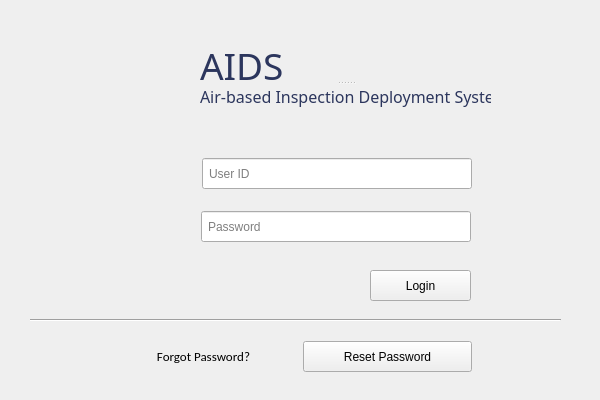
<?xml version="1.0" encoding="UTF-8"?>
<ui version="4.0">
 <class>MainWindow</class>
 <widget class="QMainWindow" name="MainWindow">
  <property name="geometry">
   <rect>
    <x>0</x>
    <y>0</y>
    <width>600</width>
    <height>400</height>
   </rect>
  </property>
  <property name="minimumSize">
   <size>
    <width>600</width>
    <height>400</height>
   </size>
  </property>
  <property name="maximumSize">
   <size>
    <width>600</width>
    <height>400</height>
   </size>
  </property>
  <property name="baseSize">
   <size>
    <width>600</width>
    <height>400</height>
   </size>
  </property>
  <property name="windowTitle">
   <string>AIDS Login</string>
  </property>
  <property name="windowIcon">
   <iconset>
    <normaloff>../Resources/logo_svg.svg</normaloff>../Resources/logo_svg.svg</iconset>
  </property>
  <widget class="QWidget" name="centralwidget">
   <widget class="QLabel" name="app_logo">
    <property name="geometry">
     <rect>
      <x>70</x>
      <y>20</y>
      <width>135</width>
      <height>114</height>
     </rect>
    </property>
    <property name="text">
     <string/>
    </property>
    <property name="pixmap">
     <pixmap>../Resources/aids_logo.png</pixmap>
    </property>
    <property name="alignment">
     <set>Qt::AlignCenter</set>
    </property>
   </widget>
   <widget class="Line" name="hline">
    <property name="geometry">
     <rect>
      <x>30</x>
      <y>310</y>
      <width>531</width>
      <height>20</height>
     </rect>
    </property>
    <property name="orientation">
     <enum>Qt::Horizontal</enum>
    </property>
   </widget>
   <widget class="QSplitter" name="splitter_2">
    <property name="geometry">
     <rect>
      <x>200</x>
      <y>40</y>
      <width>291</width>
      <height>68</height>
     </rect>
    </property>
    <property name="orientation">
     <enum>Qt::Vertical</enum>
    </property>
    <widget class="QLabel" name="aids_logo">
     <property name="font">
      <font>
       <family>Audiowide</family>
       <pointsize>28</pointsize>
       <kerning>true</kerning>
      </font>
     </property>
     <property name="text">
      <string>&lt;html&gt;&lt;head/&gt;&lt;body&gt;&lt;p&gt;&lt;span style=&quot; color:#2c365d;&quot;&gt;AIDS&lt;/span&gt;&lt;/p&gt;&lt;/body&gt;&lt;/html&gt;</string>
     </property>
    </widget>
    <widget class="QLabel" name="app_name">
     <property name="font">
      <font>
       <family>Barlow Medium</family>
       <pointsize>12</pointsize>
       <kerning>true</kerning>
      </font>
     </property>
     <property name="text">
      <string>&lt;html&gt;&lt;head/&gt;&lt;body&gt;&lt;p&gt;&lt;span style=&quot; color:#2c365d;&quot;&gt;Air-based Inspection Deployment System&lt;/span&gt;&lt;/p&gt;&lt;/body&gt;&lt;/html&gt;</string>
     </property>
    </widget>
   </widget>
   <widget class="QPushButton" name="btn_login">
    <property name="geometry">
     <rect>
      <x>370</x>
      <y>270</y>
      <width>101</width>
      <height>31</height>
     </rect>
    </property>
    <property name="font">
     <font>
      <family>Helvetica</family>
     </font>
    </property>
    <property name="text">
     <string>Login</string>
    </property>
   </widget>
   <widget class="QLabel" name="lbl_response">
    <property name="geometry">
     <rect>
      <x>156</x>
      <y>123</y>
      <width>311</width>
      <height>20</height>
     </rect>
    </property>
    <property name="sizePolicy">
     <sizepolicy hsizetype="Fixed" vsizetype="Fixed">
      <horstretch>5</horstretch>
      <verstretch>5</verstretch>
     </sizepolicy>
    </property>
    <property name="minimumSize">
     <size>
      <width>311</width>
      <height>20</height>
     </size>
    </property>
    <property name="maximumSize">
     <size>
      <width>311</width>
      <height>20</height>
     </size>
    </property>
    <property name="baseSize">
     <size>
      <width>5</width>
      <height>0</height>
     </size>
    </property>
    <property name="font">
     <font>
      <family>Calibri</family>
      <pointsize>11</pointsize>
     </font>
    </property>
    <property name="text">
     <string>&lt;html&gt;&lt;head/&gt;&lt;body&gt;&lt;p&gt;&lt;br/&gt;&lt;/p&gt;&lt;/body&gt;&lt;/html&gt;</string>
    </property>
    <property name="alignment">
     <set>Qt::AlignCenter</set>
    </property>
   </widget>
   <widget class="QWidget" name="">
    <property name="geometry">
     <rect>
      <x>130</x>
      <y>157</y>
      <width>344</width>
      <height>33</height>
     </rect>
    </property>
    <layout class="QHBoxLayout" name="horizontalLayout">
     <item>
      <widget class="QLabel" name="user_icon">
       <property name="sizePolicy">
        <sizepolicy hsizetype="Fixed" vsizetype="Fixed">
         <horstretch>0</horstretch>
         <verstretch>0</verstretch>
        </sizepolicy>
       </property>
       <property name="minimumSize">
        <size>
         <width>66</width>
         <height>31</height>
        </size>
       </property>
       <property name="maximumSize">
        <size>
         <width>66</width>
         <height>31</height>
        </size>
       </property>
       <property name="baseSize">
        <size>
         <width>10</width>
         <height>10</height>
        </size>
       </property>
       <property name="font">
        <font>
         <pointsize>8</pointsize>
        </font>
       </property>
       <property name="frameShape">
        <enum>QFrame::NoFrame</enum>
       </property>
       <property name="text">
        <string/>
       </property>
       <property name="pixmap">
        <pixmap>../Resources/user_icon.png</pixmap>
       </property>
       <property name="alignment">
        <set>Qt::AlignCenter</set>
       </property>
      </widget>
     </item>
     <item>
      <widget class="QLineEdit" name="txt_username">
       <property name="sizePolicy">
        <sizepolicy hsizetype="Fixed" vsizetype="Fixed">
         <horstretch>0</horstretch>
         <verstretch>0</verstretch>
        </sizepolicy>
       </property>
       <property name="minimumSize">
        <size>
         <width>270</width>
         <height>31</height>
        </size>
       </property>
       <property name="maximumSize">
        <size>
         <width>270</width>
         <height>31</height>
        </size>
       </property>
       <property name="sizeIncrement">
        <size>
         <width>5</width>
         <height>0</height>
        </size>
       </property>
       <property name="baseSize">
        <size>
         <width>5</width>
         <height>0</height>
        </size>
       </property>
       <property name="font">
        <font>
         <family>Helvetica</family>
        </font>
       </property>
       <property name="styleSheet">
        <string notr="true">padding-left: 4px;</string>
       </property>
       <property name="placeholderText">
        <string>User ID</string>
       </property>
      </widget>
     </item>
    </layout>
   </widget>
   <widget class="QWidget" name="">
    <property name="geometry">
     <rect>
      <x>150</x>
      <y>210</y>
      <width>321</width>
      <height>33</height>
     </rect>
    </property>
    <layout class="QHBoxLayout" name="horizontalLayout_2">
     <item>
      <widget class="QLabel" name="password_icon">
       <property name="text">
        <string/>
       </property>
       <property name="pixmap">
        <pixmap>../Resources/padlock_icon.png</pixmap>
       </property>
      </widget>
     </item>
     <item>
      <widget class="QLineEdit" name="txt_password">
       <property name="sizePolicy">
        <sizepolicy hsizetype="Fixed" vsizetype="Fixed">
         <horstretch>5</horstretch>
         <verstretch>5</verstretch>
        </sizepolicy>
       </property>
       <property name="minimumSize">
        <size>
         <width>270</width>
         <height>31</height>
        </size>
       </property>
       <property name="maximumSize">
        <size>
         <width>270</width>
         <height>31</height>
        </size>
       </property>
       <property name="sizeIncrement">
        <size>
         <width>5</width>
         <height>0</height>
        </size>
       </property>
       <property name="baseSize">
        <size>
         <width>5</width>
         <height>0</height>
        </size>
       </property>
       <property name="font">
        <font>
         <family>Helvetica</family>
        </font>
       </property>
       <property name="styleSheet">
        <string notr="true">padding-left: 4px;</string>
       </property>
       <property name="text">
        <string/>
       </property>
       <property name="echoMode">
        <enum>QLineEdit::Password</enum>
       </property>
       <property name="placeholderText">
        <string>Password</string>
       </property>
      </widget>
     </item>
    </layout>
   </widget>
   <widget class="QWidget" name="">
    <property name="geometry">
     <rect>
      <x>110</x>
      <y>340</y>
      <width>364</width>
      <height>33</height>
     </rect>
    </property>
    <layout class="QHBoxLayout" name="horizontalLayout_3">
     <item>
      <widget class="QLabel" name="lbl_forgot">
       <property name="sizePolicy">
        <sizepolicy hsizetype="Fixed" vsizetype="Fixed">
         <horstretch>0</horstretch>
         <verstretch>0</verstretch>
        </sizepolicy>
       </property>
       <property name="minimumSize">
        <size>
         <width>187</width>
         <height>31</height>
        </size>
       </property>
       <property name="maximumSize">
        <size>
         <width>187</width>
         <height>31</height>
        </size>
       </property>
       <property name="font">
        <font>
         <family>Calibri</family>
         <pointsize>10</pointsize>
        </font>
       </property>
       <property name="text">
        <string>Forgot Password?</string>
       </property>
       <property name="alignment">
        <set>Qt::AlignCenter</set>
       </property>
      </widget>
     </item>
     <item>
      <widget class="QPushButton" name="btn_forgot">
       <property name="sizePolicy">
        <sizepolicy hsizetype="Fixed" vsizetype="Fixed">
         <horstretch>0</horstretch>
         <verstretch>0</verstretch>
        </sizepolicy>
       </property>
       <property name="minimumSize">
        <size>
         <width>169</width>
         <height>31</height>
        </size>
       </property>
       <property name="maximumSize">
        <size>
         <width>169</width>
         <height>31</height>
        </size>
       </property>
       <property name="font">
        <font>
         <family>Helvetica</family>
        </font>
       </property>
       <property name="text">
        <string>Reset Password</string>
       </property>
      </widget>
     </item>
    </layout>
   </widget>
  </widget>
 </widget>
 <tabstops>
  <tabstop>txt_username</tabstop>
  <tabstop>txt_password</tabstop>
  <tabstop>btn_login</tabstop>
  <tabstop>btn_forgot</tabstop>
 </tabstops>
 <resources>
  <include location="../../../Downloads/projects/test.qrc"/>
 </resources>
 <connections/>
</ui>
